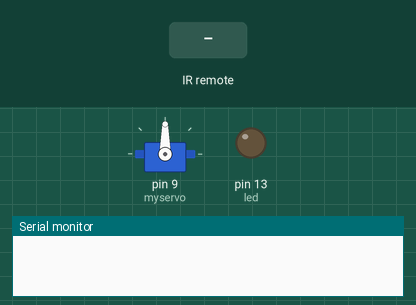
Recording of a sketch running on a simulated Arduino Uno, built with avr-gcc and run on an emulated ATmega328P. Shown: servo, output pins drawn as LEDs (lit = HIGH), the last lines printed to the serial monitor. The inputs (shaded band) are chosen by the test bench.

Above: at 1.2 s.
1.3 s: infrared code 0xE31CFF00 received
At 1.45 s:
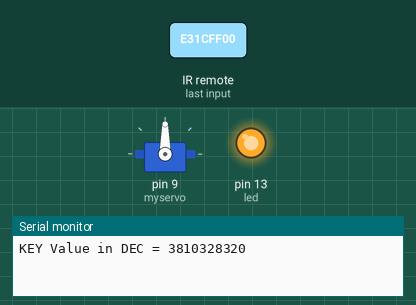
At 2.06 s:
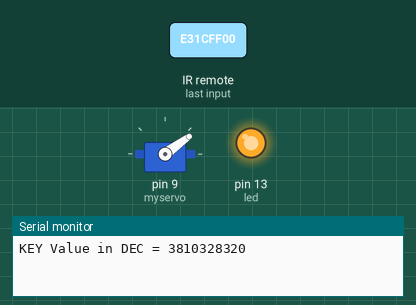
4.3 s: infrared code 0xBA45FF00 received
At 7.4 s:
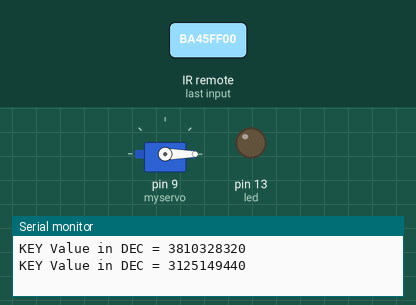
Timing chart, 0 to 8.9 s (numbered marks = the images above; inputs shaded):
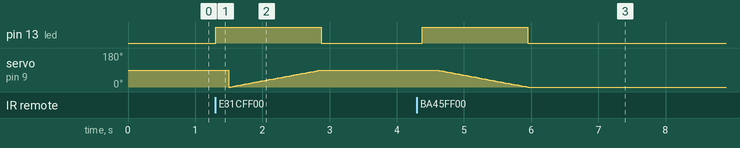

The sketch:

IR_parking.ino
```cpp
#include <IRremote.hpp>
#define USE_IRREMOTE_HPP_AS_PLAIN_INCLUDE
#include <Servo.h>


Servo myservo;  // create servo object to control a servo
// twelve servo objects can be created on most boards

int pos = 0;    // variable to store the servo position

int led = 13;
void setup() {
  Serial.begin(9600);
  pinMode(led, OUTPUT);
  IrReceiver.begin(7); // Start the receiver
    myservo.attach(9);  // attaches the servo on pin 9 to the servo object

}


void loop() {
  while (IrReceiver.decode() == 0) {
    digitalWrite(led, LOW);
    delay(100);
  }
  if (IrReceiver.decode()) {
    unsigned long value = IrReceiver.decodedIRData.decodedRawData;
    Serial.print("KEY Value in DEC = ");
    Serial.println(value, DEC);
    digitalWrite(led, HIGH);
    delay(200);
if (value == 3810328320){
       for (pos = 0; pos <= 90; pos += 1) { // goes from 0 degrees to 180 degrees
    // in steps of 1 degree
    myservo.write(pos);// tell servo to go to position in variable 'pos'
    delay(15);// waits 15 ms for the servo to reach the position
  }}else if(value == 3125149440){
     for (pos = 90; pos >= 0; pos -= 1) { // goes from 180 degrees to 0 degrees
    myservo.write(pos);              // tell servo to go to position in variable 'pos'
    delay(15);                       // waits 15 ms for the servo to reach the position
  }}else{
   myservo.write(0);
    }}
  IrReceiver.resume(); // Enable receiving of the next value
}
```

Measured:
- after the input at 1.3 s, pin 13 (led): LOW → HIGH at once, → LOW 1.6 s later
- after the input at 4.3 s, pin 13 (led): LOW → HIGH after 0.08 s, → LOW 1.6 s later; servo on pin 9 (myservo): moves from 90° to 0° over 1.4 s, starting after 0.29 s
